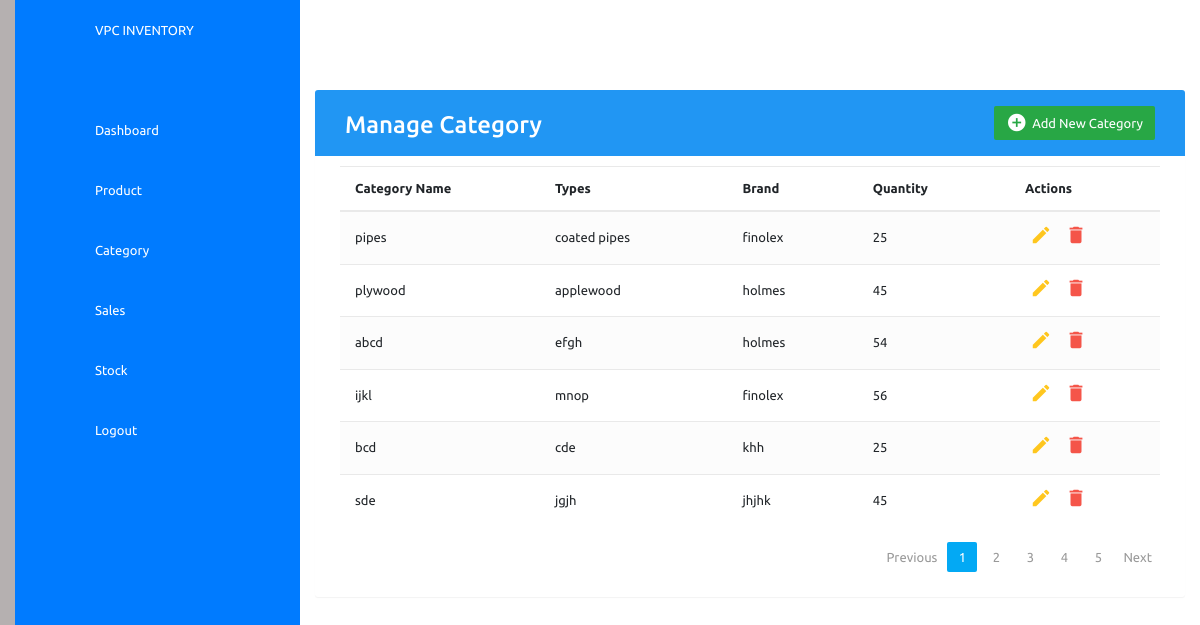
Page /cat/ on the committed database.
### inventory/models.py (models this page shows)
class Category(models.Model):
    categoryname = models.CharField(max_length=200, unique=True)
    Types = models.CharField(max_length=100)
    brand = models.CharField(max_length=100)
    quantity = models.IntegerField()

### inventory/views.py (the view)
# urls.py: path('cat/', views.categorypage, name='cat'),
def categorypage(request):
    cat = Category.objects.all()
    context = {
        'cat': cat,
    }
    return render(request, 'cat.html', context)

### templates/cat.html (shortened to what this page needs)
{% extends 'emps.html'%}
{% block content %}
<link rel="stylesheet" href="https://maxcdn.bootstrapcdn.com/font-awesome/4.7.0/css/font-awesome.min.css">
<link rel="stylesheet" href="https://maxcdn.bootstrapcdn.com/bootstrap/4.5.2/css/bootstrap.min.css">
  <body>
    <div class="container">
        <div class="table-wrapper">
            <div class="table-title">
                <div class="row">
                    <div class="col-sm-6">
						<h2>Manage Category</h2>
					</div>
					<div class="col-sm-6">
						<a href="#addCategorysModal" class="btn btn-success" data-toggle="modal"><i class="material-icons">&#xE147;</i> <span>Add New Category</span></a>
					</div>
                </div>
            </div>
            <table class="table table-striped table-hover">
                <thead>
                    <tr>
                        <th>Category Name</th>
						<th>Types</th>
                        <th>Brand</th>
                        <th>Quantity</th>
                        <th>Actions</th>
                    </tr>
                </thead>
                <tbody>
                    {% for i in cat %}
                    <tr>
                        <td>{{i.categoryname}}</td>
						<td>{{i.Types}}</td>
                        <td>{{i.brand}}</td>
                        <td>{{i.quantity}}</td>
                        <td>
                            <a href="#editCategorysModal-{{forloop.counter}}" class="edit" data-toggle="modal"><i class="material-icons" data-toggle="tooltip" title="Edit">&#xE254;</i></a>
                            <a href="#deleteCategorysModal-{{forloop.counter}}" class="delete" data-toggle="modal"><i class="material-icons" data-toggle="tooltip" title="Delete">&#xE872;</i></a>
                        </td>
                    </tr>
                    {% endfor %}
                </tbody>
            </table>
			<div class="clearfix">
                <ul class="pagination">
                    <li class="page-item disabled"><a href="#">Previous</a></li>
                    <li class="page-item active"><a href="#" class="page-link">1</a></li>
                    <li class="page-item"><a href="#" class="page-link">2</a></li>
                    <li class="page-item"><a href="#" class="page-link">3</a></li>
                    <li class="page-item"><a href="#" class="page-link">4</a></li>
                    <li class="page-item"><a href="#" class="page-link">5</a></li>
                    <li class="page-item"><a href="#" class="page-link">Next</a></li>
                </ul>
            </div>
        </div>
    </div>
	{% endblock %}

### templates/emps.html (style rules this page uses)
* { font-family: "Ubuntu", sans-serif; margin: 0; padding: 0; box-sizing: border-box; }
:root { --blue: #2196F3; --white: #fff; --gray: #f5f5f5; --black1: #222; --black2: #999; }
body { min-height: 100vh; overflow-x: hidden; }
.container { position: relative; width: 100%; }

### templates/cat.html (style rules this page uses)
body { color: #566787; background:#B5B0B0; font-family: 'Varela Round', sans-serif; font-size: 13px; }
.container { max-width: 1800px; }
.table-wrapper { background: #fff; padding: 20px 25px; margin: 30px 0; border-radius: 3px; box-shadow: 0 1px 1px rgba(0,0,0,.05); }
.table-title { padding-bottom: 15px; background: #2196F3; color: #fff; padding: 16px 30px; margin: -20px -25px 10px; border-radius: 3px 3px 0 0; }
.table-title h2 { margin: 5px 0 0; font-size: 24px; }
.table-title .btn { color: #fff; float: right; font-size: 13px; border: none; min-width: 50px; border-radius: 2px; border: none; outline: none !important; margin-left: 10px; }
.table-title .btn i { float: left; font-size: 21px; margin-right: 5px; }
.table-title .btn span { float: left; margin-top: 2px; }
table.table tr th, table.table tr td { border-color: #e9e9e9; padding: 12px 15px; vertical-align: middle; }
table.table tr th:first-child { width: 200px; }
table.table tr th:last-child { width: 150px; }
table.table-striped tbody tr:nth-of-type(odd) { background-color: #fcfcfc; }
table.table td:last-child i { opacity: 0.9; font-size: 22px; margin: 0 5px; }
table.table td a { font-weight: bold; color: #566787; display: inline-block; text-decoration: none; outline: none !important; }
table.table td a.edit { color: #FFC107; }
table.table td a.delete { color: #F44336; }
table.table td i { font-size: 19px; }
.pagination { float: right; margin: 0 0 5px; }
.pagination li a { border: none; font-size: 13px; min-width: 30px; min-height: 30px; color: #999; margin: 0 2px; line-height: 30px; border-radius: 2px !important; text-align: center; padding: 0 6px; }
.pagination li.active a, .pagination li.active a.page-link { background: #03A9F4; }

### rows in the picture
Category: categoryname "pipes", Types "coated pipes", brand "finolex", quantity "25"
Category: categoryname "plywood", Types "applewood", brand "holmes", quantity "45"
Category: categoryname "abcd", Types "efgh", brand "holmes", quantity "54"
Category: categoryname "ijkl", Types "mnop", brand "finolex", quantity "56"
Category: categoryname "bcd", Types "cde", brand "khh", quantity "25"
Category: categoryname "sde", Types "jgjh", brand "jhjhk", quantity "45"
